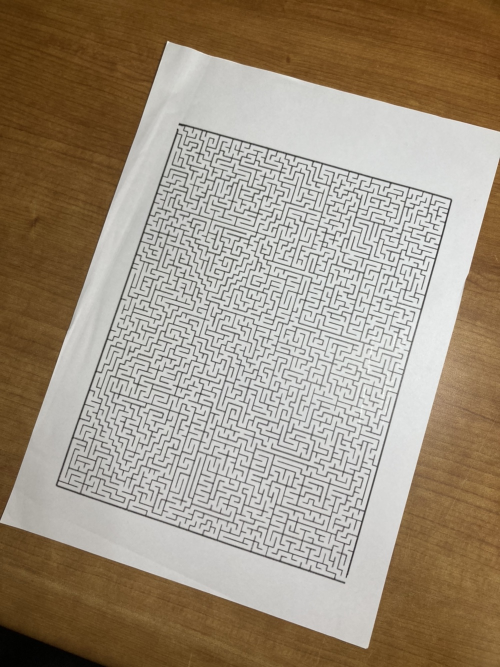
#> input picture img2.jpeg, 1000 x 1334 px (shown at 1/2 size)
$ python 'demo copy.py'
#> lines starting #> are read from the running program, lines starting #| are printed output that depends on the picture; after the words box and inside, x2 and y2 are one past the last pixel; in counts of white or black regions, pixels touching at a corner belong together
## select 있는버전

from transform import transform
from skimage.filters import threshold_local
import numpy as np
import cv2
import matplotlib.pyplot as plt
import sys
import numpy as np
import matplotlib.pyplot as plt
from collections import deque
import cv2
import time
# from roi import select

imgPath = "img2.jpeg"
src = cv2.imread(imgPath)
#> src is the input picture: shape (1334, 1000, 3); mean B, G, R 126, 144.5, 158.2
h, w, c = src.shape
#> h = 1334; w = 1000; c = 3
if h > 1000 or w > 1000:
    src = cv2.resize(src, (w//2, h//2), interpolation=cv2.INTER_AREA)
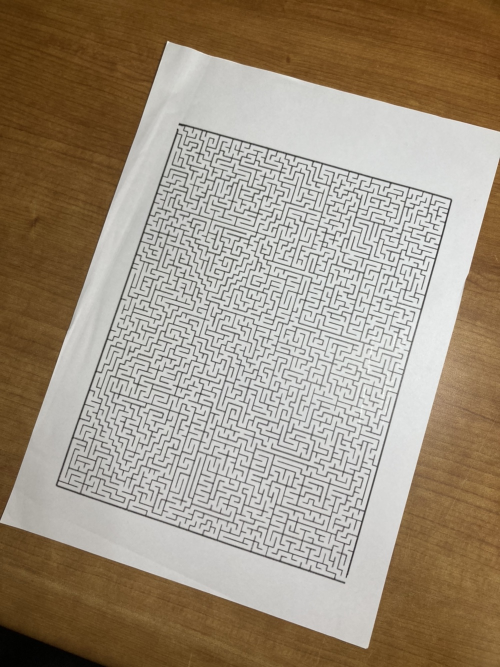
#> src: shape (667, 500, 3); mean B, G, R 126.1, 144.6, 158.3
if src is None:
    print('Image open failed!')
    sys.exit()


def drawROI(img, corners):
    cpy = img.copy()

    c1 = (192, 192, 255)
    c2 = (128, 128, 255)

    for pt in corners:
        cv2.circle(cpy, tuple(pt.astype(int)), 50, c1, -1, cv2.LINE_AA)

    cv2.line(cpy, tuple(corners[0].astype(int)), tuple(corners[1].astype(int)), c2, 2, cv2.LINE_AA)
    cv2.line(cpy, tuple(corners[1].astype(int)), tuple(corners[2].astype(int)), c2, 2, cv2.LINE_AA)
    cv2.line(cpy, tuple(corners[2].astype(int)), tuple(corners[3].astype(int)), c2, 2, cv2.LINE_AA)
    cv2.line(cpy, tuple(corners[3].astype(int)), tuple(corners[0].astype(int)), c2, 2, cv2.LINE_AA)

    disp = cv2.addWeighted(img, 0.3, cpy, 0.7, 0)

    return disp


# [26 lines left out: function onMouse, not called in this run]

def select():
    global srcQuad, dragSrc, ptOld, src
    # 입력 영상 크기 및 출력 영상 크기
    h, w = src.shape[:2]
    dw = 500
    dh = round(dw * 297 / 210)  # A4 용지 크기: 210x297cm

    # 모서리 점들의 좌표, 드래그 상태 여부
    srcQuad = np.array([[70, 70], [70, h-70], [w-70, h-70], [w-70, 70]], np.float32)
    dstQuad = np.array([[0, 0], [0, dh-1], [dw-1, dh-1], [dw-1, 0]], np.float32)
    dragSrc = [False, False, False, False]

    # 모서리점, 사각형 그리기
    disp = drawROI(src, srcQuad)

    # cv2.imshow('img', disp)
    cv2.setMouseCallback('img', onMouse)

    while True:
        key = cv2.waitKey()
        if key == 13:  # ENTER 키
            cv2.destroyWindow('img')
            break
        elif key == 27:  # ESC 키
            cv2.destroyWindow('img')
            sys.exit()

    # 투시 변환
    pers = cv2.getPerspectiveTransform(srcQuad, dstQuad)
    dst = cv2.warpPerspective(src, pers, (dw, dh), flags=cv2.INTER_CUBIC)
    return dst


orig = src.copy()

gray = cv2.cvtColor(src, cv2.COLOR_BGR2GRAY)
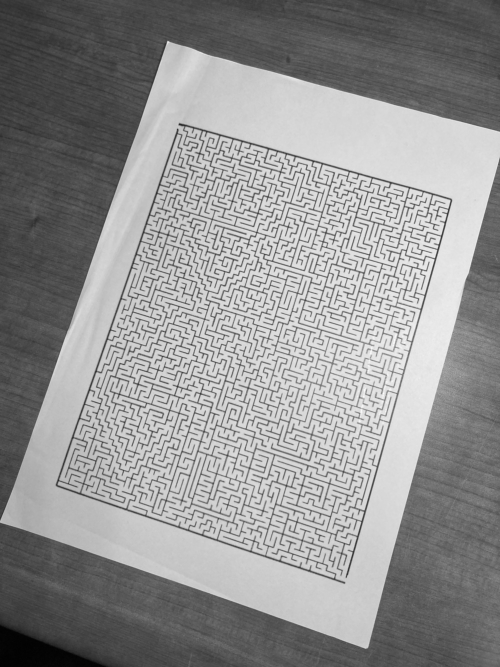
#> gray: shape (667, 500); min 1, max 252, mean 146.6
blur = cv2.GaussianBlur(gray, (5, 5), 0)
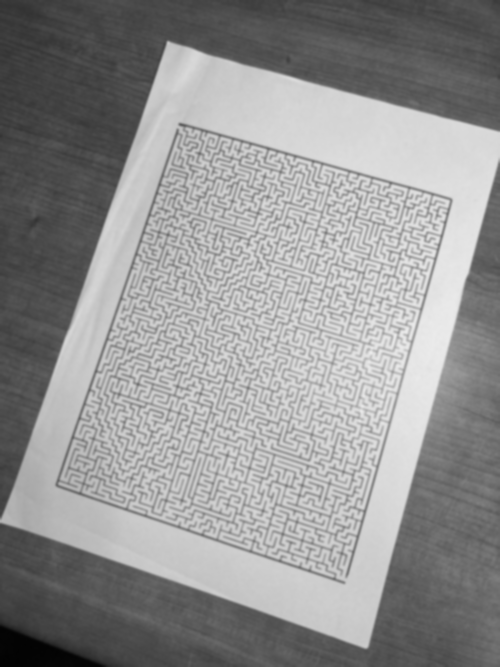
#> blur: shape (667, 500); min 2, max 235, mean 146.6

# detecting edges
edge = cv2.Canny(blur, 75, 200)
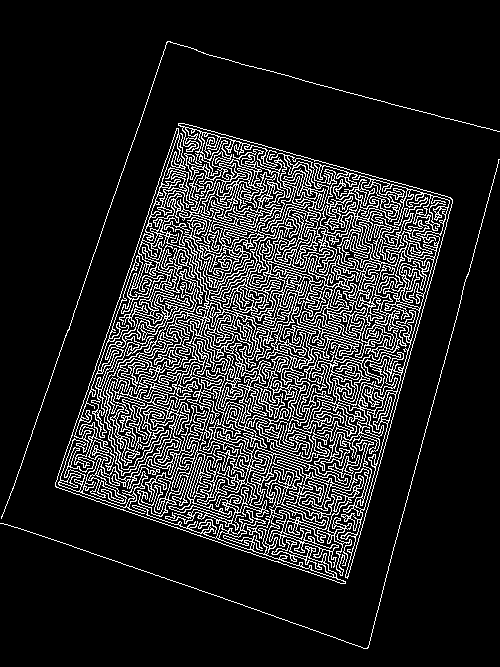
#> edge: shape (667, 500); 13.8% white in thin lines or dots

# finding contours
contours, hierarchy = cv2.findContours(edge.copy(), cv2.RETR_TREE, cv2.CHAIN_APPROX_SIMPLE)
#> contours = 559 contours, 251 with area under 20; largest, box (x1, y1, x2, y2) and area: (144, 123, 453, 579) 14676, (55, 128, 377, 584) 10710, (314, 163, 430, 266) 1607, (175, 217, 293, 308) 1424, (269, 153, 353, 273) 1042
contours = sorted(contours, key = cv2.contourArea, reverse = True)[:5]
#> contours = 5 contours; box (x1, y1, x2, y2) and area: (144, 123, 453, 579) 14676, (55, 128, 377, 584) 10710, (314, 163, 430, 266) 1607, (175, 217, 293, 308) 1424, (269, 153, 353, 273) 1042

for contour in contours:

	perimeter = cv2.arcLength(contour, True)
	approx = cv2.approxPolyDP(contour, 0.02 * perimeter, True)

	if len(approx) == 4:
		document = approx
		break
#> this loop made 5 passes
#> perimeter on passes 3 to 5: 2678.5, 2155, 1887.6
#> (perimeter, approx) on passes 1 to 2: (28901.9, [[178, 123]]), (19448.1, [[176, 128], [345, 583]])

if len(approx) == 4:
    cv2.drawContours(src, [document], -1, (0, 255, 0), 2)
    cv2.imshow("Outline", src)
    cv2.waitKey(0)
    cv2.destroyAllWindows()
    warped = transform(orig, document.reshape(4, 2))
else :
    warped = select()
#> after the loop in drawROI, `for pt in corners:`:
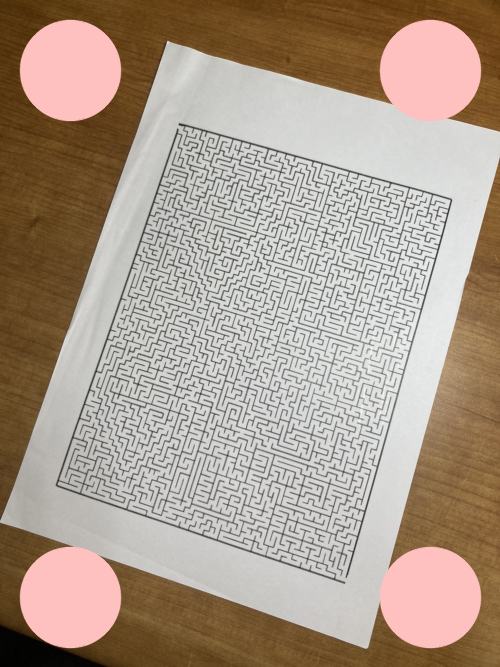
#> cpy: shape (667, 500, 3); 9.94% of pixels changed, all inside (x1, y1, x2, y2) = (19, 19, 482, 649)
#> in drawROI, `cv2.line(cpy, tuple(corners[3].astype(int)), tuple(corners[0].astype(i..`:
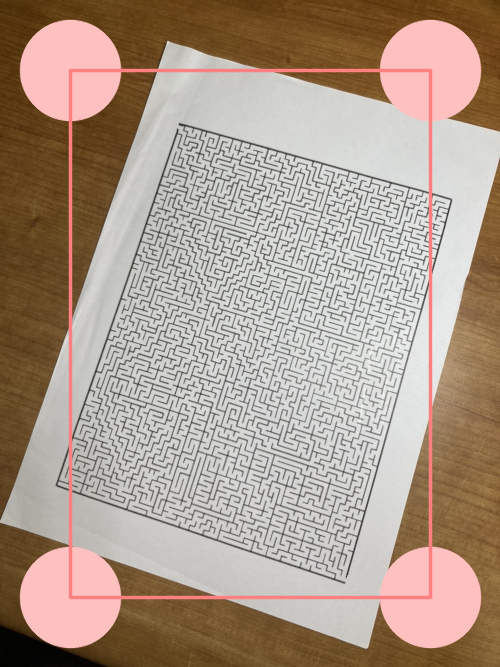
#> cpy: shape (667, 500, 3); mean B, G, R 140.7, 154.9, 173.4
#> in drawROI, `disp = cv2.addWeighted(img, 0.3, cpy, 0.7, 0)`:
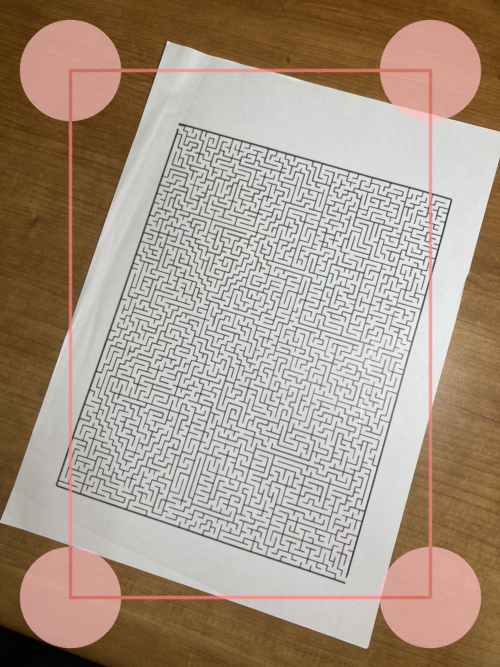
#> disp: shape (667, 500, 3); mean B, G, R 136.3, 151.8, 168.9
#> (key q is pressed here)
#> (the program exits here)

$ run again, with img3.jpeg copied over img2.jpeg
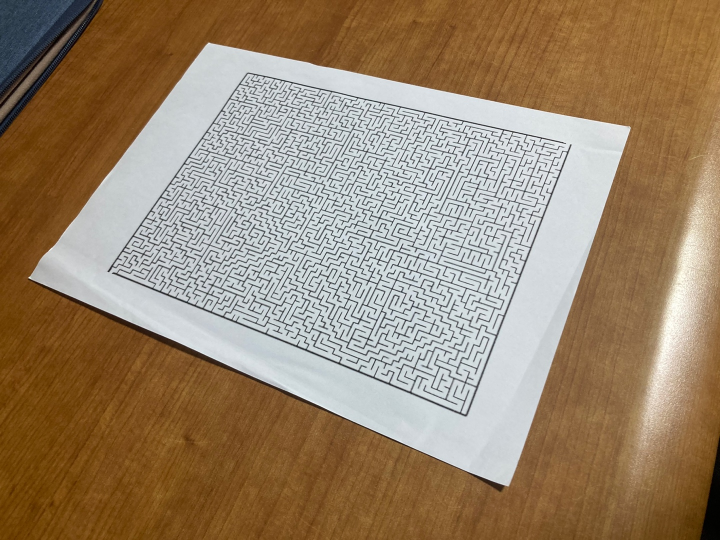
#> input picture img3.jpeg, 1440 x 1080 px (shown at 1/2 size)
#> src is the input picture: shape (1080, 1440, 3); mean B, G, R 108.2, 133, 153.9
#> `edge = cv2.Canny(blur, 75, 200)`:
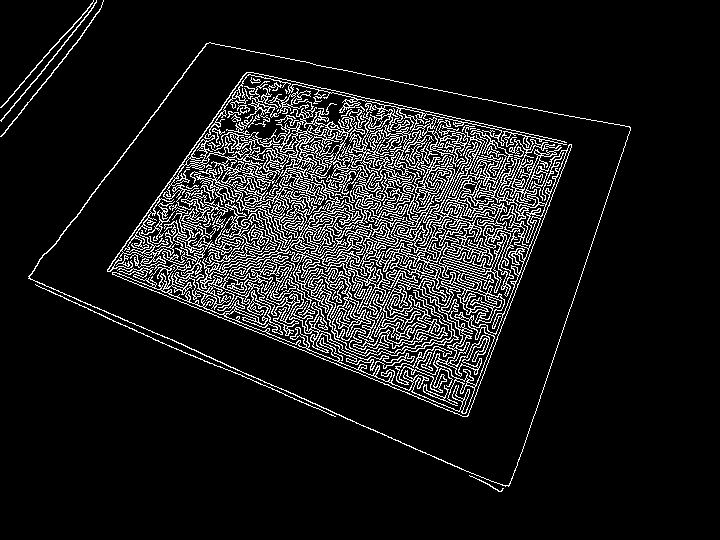
#> edge: shape (540, 720); 10.1% white in thin lines or dots, all inside (x1, y1, x2, y2) = (0, 0, 631, 492)
#> `contours, hierarchy = cv2.findContours(edge.copy(), cv2.RETR_TREE, cv2..`: contours = 711 contours, 425 with area under 20; largest, box (x1, y1, x2, y2) and area: (28, 42, 631, 487) 157100, (29, 42, 631, 486) 156770, (107, 72, 567, 357) 15202, (112, 139, 572, 417) 12748, (112, 144, 572, 417) 2316
#> `contours = sorted(contours, key = cv2.contourArea, reverse = True)[:5]`: contours = 5 contours; box (x1, y1, x2, y2) and area: (28, 42, 631, 487) 157100, (29, 42, 631, 486) 156770, (107, 72, 567, 357) 15202, (112, 139, 572, 417) 12748, (112, 144, 572, 417) 2316
#> the loop `for contour in contours: ` made 1 pass
#> (perimeter, document) on pass 1: (1746.3, [[206, 43], [28, 278], [508, 486], [630, 127]])
#> s = [249, 306, 994, 757]
#> in order_points, ``: d = [-163, 250, -22, -503]
#> rect = [[206, 43], [630, 127], [508, 486], [28, 278]]
#> tl = [206, 43]; tr = [630, 127]; br = [508, 486]; bl = [28, 278]
#> width_1 = 523.1
#> width_2 = 432.2
#> maxWidth = 523
#> height_1 = 379.2
#> height_2 = 294.8
#> maxHeight = 379
#> dst = [[0, 0], [522, 0], [522, 378], [0, 378]]
#> M = [[1.68, 1.27, -400.3], [-0.4, 2.02, -4.42], [0.000589, 0.00154, 1]]
#> result: shape (379, 523); 20.2% white in thin lines or dots
#> img: shape (379, 523, 3); 79.8% white; black in thin lines or dots
#> dilate: shape (379, 523); 34.4% white; 36 white regions (28 under 20 px), largest, box (x1, y1, x2, y2) and area: (83, 33, 472, 340) 40218, (90, 37, 477, 341) 22351, (376, 62, 473, 225) 3411
#> the loop in erase_outside, `while True:` made 1 pass
#> pass 1, in erase_outside, `cv2.imwrite('erased.png', output)`:
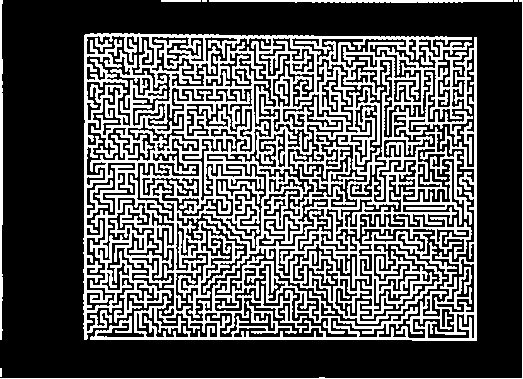
#> saved as erased.png: shape (379, 523); 34.7% white; 11 white regions (3 under 20 px), largest, box (x1, y1, x2, y2) and area: (83, 33, 472, 340) 40218, (90, 37, 477, 341) 22351, (376, 62, 473, 225) 3411

$ run again, with img4.jpeg copied over img2.jpeg
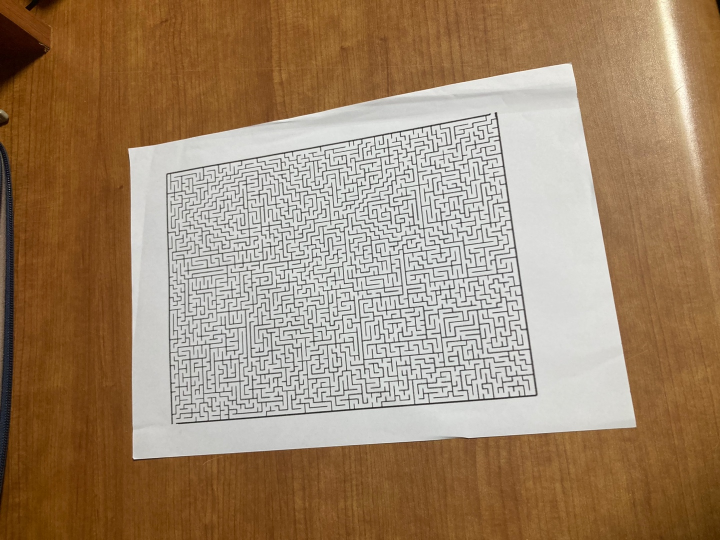
#> input picture img4.jpeg, 1440 x 1080 px (shown at 1/2 size)
#> src is the input picture: shape (1080, 1440, 3); mean B, G, R 106.9, 134.3, 159.6
#> edge: shape (540, 720); 10.3% white in thin lines or dots, all inside (x1, y1, x2, y2) = (0, 0, 719, 473)
#> `contours, hierarchy = cv2.findContours(edge.copy(), cv2.RETR_TREE, cv2..`: contours = 646 contours, 376 with area under 20; largest, box (x1, y1, x2, y2) and area: (128, 63, 637, 460) 161724, (128, 63, 637, 460) 161720, (165, 113, 491, 425) 11606, (176, 112, 538, 425) 3564, (421, 132, 506, 242) 974
#> `contours = sorted(contours, key = cv2.contourArea, reverse = True)[:5]`: contours = 5 contours; box (x1, y1, x2, y2) and area: (128, 63, 637, 460) 161724, (128, 63, 637, 460) 161720, (165, 113, 491, 425) 11606, (176, 112, 538, 425) 3564, (421, 132, 506, 242) 974
#> the loop `for contour in contours: ` made 1 pass
#> (perimeter, document) on pass 1: (1700.6, [[571, 64], [128, 148], [132, 458], [635, 427]])
#> s = [635, 276, 590, 1062]
#> in order_points, ``: d = [-507, 20, 326, -208]
#> rect = [[128, 148], [571, 64], [635, 427], [132, 458]]
#> tl = [128, 148]; tr = [571, 64]; br = [635, 427]; bl = [132, 458]
#> width_1 = 504
#> width_2 = 450.9
#> maxWidth = 503
#> height_1 = 368.6
#> height_2 = 310
#> maxHeight = 368
#> dst = [[0, 0], [502, 0], [502, 367], [0, 367]]
#> M = [[1.51, -0.0195, -190.1], [0.28, 1.48, -254.8], [0.00054, 0.000396, 1]]
#> result: shape (368, 503); 20.5% white in thin lines or dots
#> img: shape (368, 503, 3); 79.5% white; black in thin lines or dots
#> dilate: shape (368, 503); 34.3% white; 33 white regions (24 under 20 px), largest, box (x1, y1, x2, y2) and area: (53, 38, 426, 336) 36736, (47, 38, 419, 335) 24766, (0, 3, 4, 368) 996
#> the loop in erase_outside, `while True:` made 1 pass
#> pass 1, in erase_outside, `cv2.imwrite('erased.png', output)`:
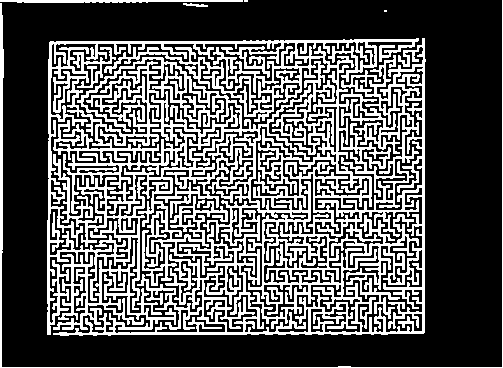
#> saved as erased.png: shape (368, 503); 34.6% white; 8 white regions (2 under 20 px), largest, box (x1, y1, x2, y2) and area: (53, 38, 426, 336) 36736, (47, 38, 419, 335) 24766, (0, 0, 503, 368) 1877, (0, 0, 243, 3) 592, (183, 3, 208, 7) 59, (197, 200, 205, 208) 33
